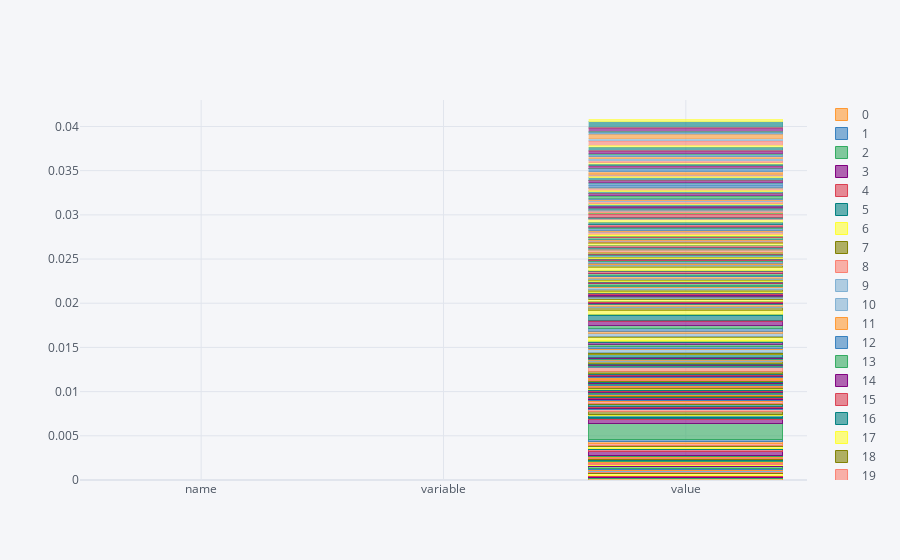

Notebook code cell kept with this figure:
### Code cell
tidyDf.T.iplot(kind='bar', barmode='stack')
